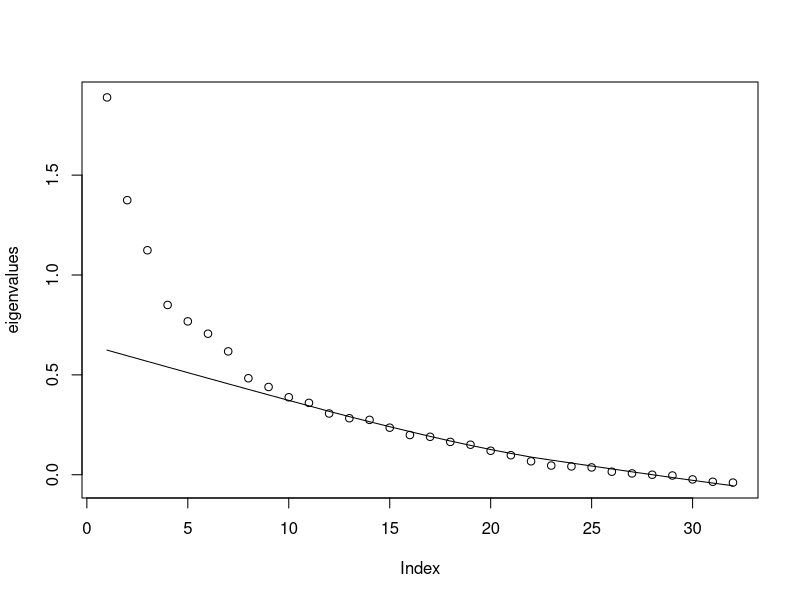
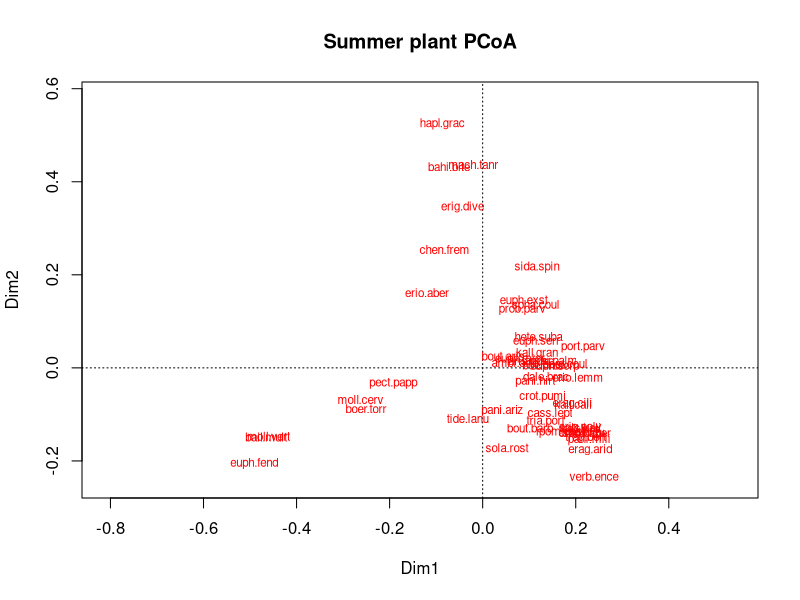
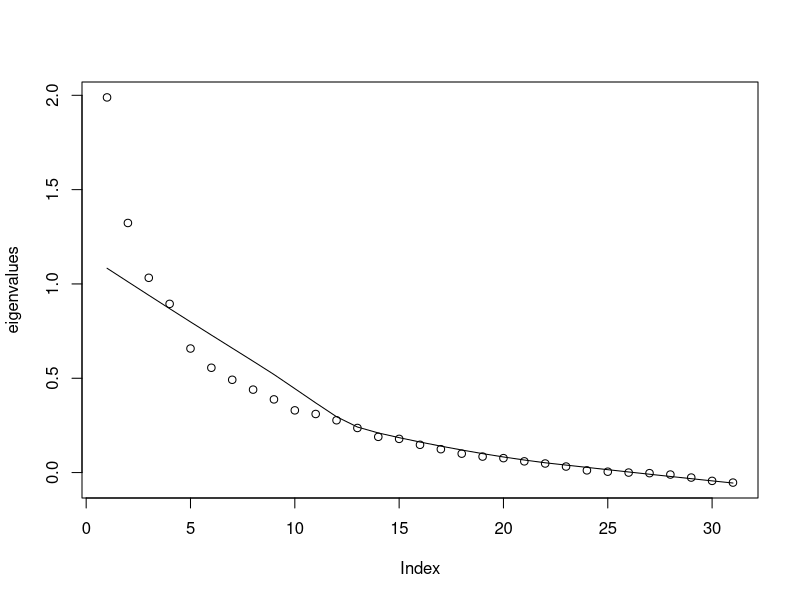
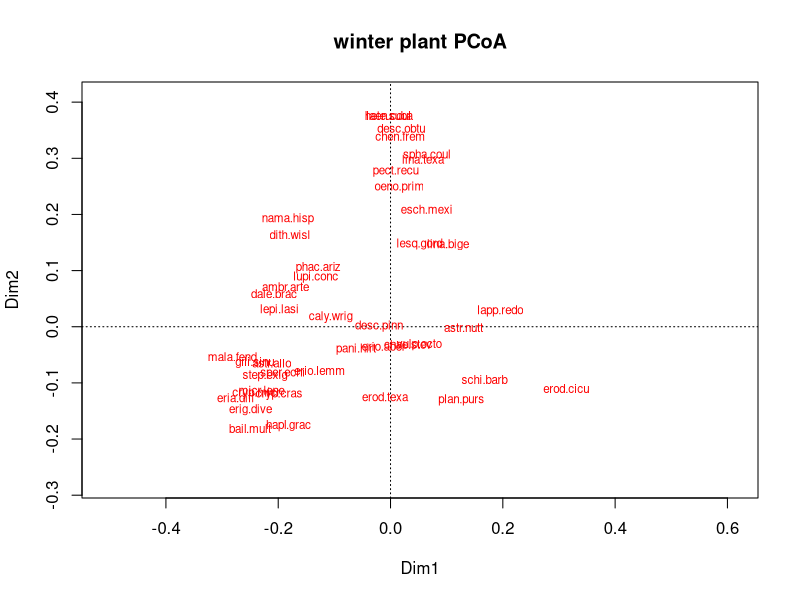
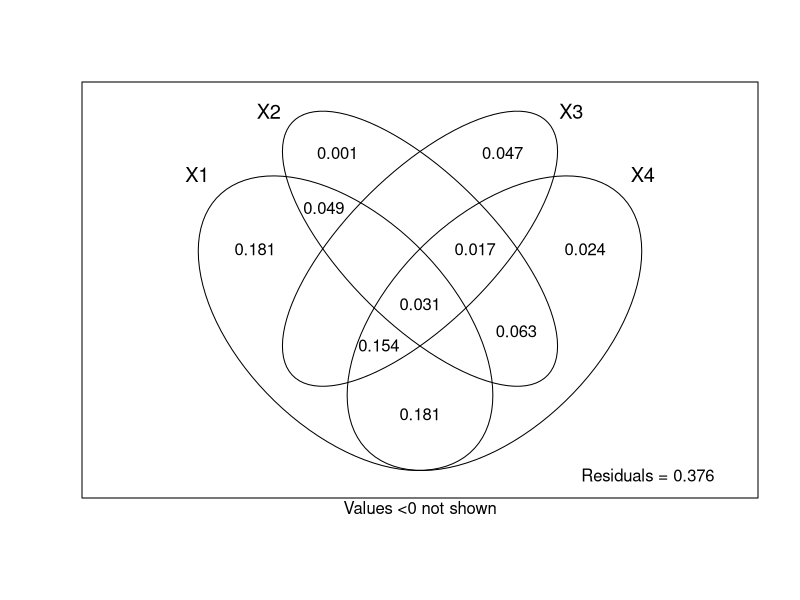

Write the R code that produced these figures, in order.
## ---- chunk 1
knitr::opts_chunk$set(echo = TRUE)

library(dplyr)
library(dplyr)
library(vegan)
library(ca)
## ---- chunk 2
summer_plants_e <- read.csv('data/summer-exclosure-plants-adjusted.csv',
                          stringsAsFactors = F)

summer_plants_e_wis <- vegan::wisconsin(summer_plants_e[,2:ncol(summer_plants_e)])

summer_dist_mat <- vegdist(summer_plants_e_wis, 'bray')
  
summer_pcoa <- cmdscale(summer_dist_mat, k = nrow(summer_plants_e_wis) - 1, eig = T)


  
# Proportion of variance table 
  eigenvalues <- summer_pcoa$eig[1:nrow(summer_plants_e_wis)-1]
  propVar <- eigenvalues/sum(eigenvalues)
  cumVar <- cumsum(propVar)
  Summer_PCoA_Table <- cbind(eigenvalues, propVar, cumVar)
  
  Summer_PCoA_Table[1:15,]
  
  
# Scree plot:
  plot(eigenvalues)
  lines(lowess(eigenvalues))
  
  

ordiplot(scores(summer_pcoa)[, c(1, 2)], type = "n", cex = 1, main = "Summer plant PCoA")
## species scores not available
abline(h = 0, lty = 3)
abline(v = 0, lty = 3)

# Add species

species_pc <- wascores(summer_pcoa$points[, 1:2], summer_plants_e_wis)
text(species_pc, rownames(species_pc), cex = 0.7, col = "red")
  
## ---- chunk 3
winter_plants_e <- read.csv('data/winter-exclosure-plants-adjusted.csv',
                          stringsAsFactors = F)

winter_plants_e_wis <- vegan::wisconsin(winter_plants_e[,2:ncol(winter_plants_e)])

winter_dist_mat <- vegdist(winter_plants_e_wis, 'bray')
  
winter_pcoa <- cmdscale(winter_dist_mat, k = nrow(winter_plants_e_wis) - 1, eig = T)


  
# Proportion of variance table 
  eigenvalues <- winter_pcoa$eig[1:nrow(winter_plants_e_wis)-1]
  propVar <- eigenvalues/sum(eigenvalues)
  cumVar <- cumsum(propVar)
  winter_PCoA_Table <- cbind(eigenvalues, propVar, cumVar)
  
  winter_PCoA_Table[1:15,]
  
  
# Scree plot:
  plot(eigenvalues)
  lines(lowess(eigenvalues))
  
  

ordiplot(scores(winter_pcoa)[, c(1, 2)], type = "n", cex = 1, main = "winter plant PCoA")
## species scores not available
abline(h = 0, lty = 3)
abline(v = 0, lty = 3)

# Add species

species_pc <- wascores(winter_pcoa$points[, 1:2], winter_plants_e_wis)
text(species_pc, rownames(species_pc), cex = 0.7, col = "red")
  
## ---- chunk 4

rodents <- read.csv('data/exclosure-rodents-adjusted.csv', 
                    stringsAsFactors = F)

summer_axes <- read.csv('models/ex_summer_pcoa_vals_3.csv', 
                        stringsAsFactors = F)

winter_axes <- read.csv('models/ex_winter_pcoa_vals_3.csv',
                        stringsAsFactors = F)


pred_vals <- inner_join(winter_axes, summer_axes, by = 'year')

rodents <- filter(rodents, year %in% pred_vals$year) %>%
  select(-year)

pred_vals_noy <- select(pred_vals, -year)
pred_vals_y <- select(pred_vals, year)

rodents_hel <- decostand(rodents, 'hellinger')

rodents_prda <- rda(rodents_hel ~ . + Condition(pred_vals_y$year), pred_vals_noy)

R2 <- RsquareAdj(rodents_prda)$r.squared
R2adj <- RsquareAdj(rodents_prda)$adj.r.squared

R2
R2adj


anova(rodents_prda, step = 1000)
anova(rodents_prda, by = "axis", step = 1000)


## ---- chunk 5

set.seed(11)
step.forward <- ordiR2step(rda(rodents_hel ~ 1, data = pred_vals), scope = formula(rodents_prda), 
                           R2scope = F, direction = "forward", pstep = 1000)

# Most parsimonious is Call: rodents_hel ~ winterPCoAxis_1 + winterPCoAxis_2 + SummerPCoAxis_1 

rod_prda_pars <- rda(rodents_hel ~ winterPCoAxis_1 + winterPCoAxis_2 + SummerPCoAxis_1 + Condition(pred_vals_y$year), pred_vals_noy)

pR2p <- RsquareAdj(rod_prda_pars)$r.squared
pR2adjp <- RsquareAdj(rod_prda_pars)$adj.r.squared

pR2p
pR2adjp


anova(rod_prda_pars, step = 1000)
anova(rod_prda_pars, by = "axis", step = 1000)


## ---- chunk 6

rod_ppart <- varpart(rodents_hel, ~ winterPCoAxis_1, ~  winterPCoAxis_2, ~SummerPCoAxis_1, ~ pred_vals_y$year, data = pred_vals_noy)
rod_ppart

plot(rod_ppart, digits = 2)
